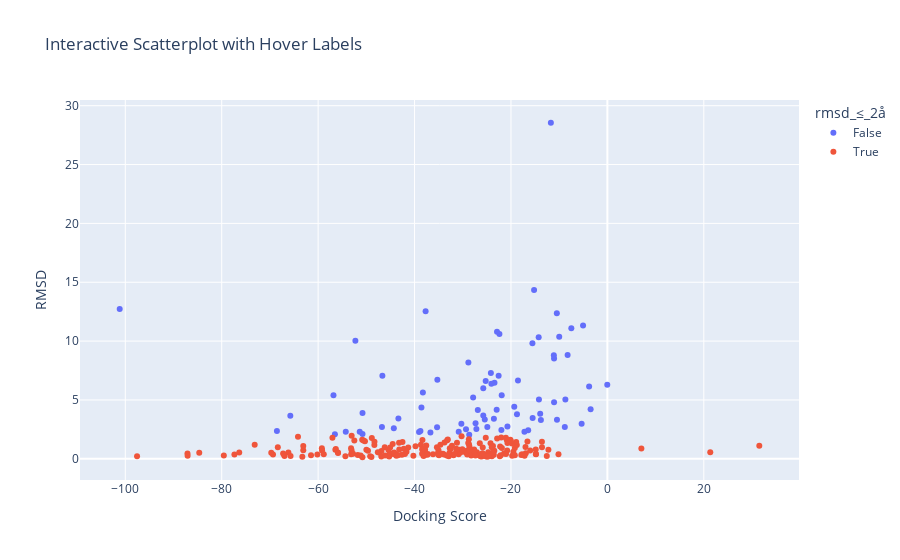

This figure's notebook cell:
### Code cell
# Create the scatterplot
fig = px.scatter(
    data_frame=df_pb,
    x="docking_score",
    y="rmsd",
    color="rmsd_≤_2å",  # Color points by this column
    hover_name="protein",  # Show protein names on hover
    title="Interactive Scatterplot with Hover Labels",
    labels={"docking_score": "Docking Score", "rmsd": "RMSD"}  # Axis labels
)

# Show the interactive plot
fig.show()

### Figure 1 — Plotly figure (JSON) as saved in the notebook; plotly's stock layout.template omitted (floating-point values rounded to 4 significant figures; data arrays with more than 128 entries replaced by an {"elided": "..."} marker saying what was removed)
{"data": [{"hovertemplate": "<b>%{hovertext}</b><br><br>rmsd_≤_2å=False<br>Docking Score=%{x}<br>RMSD=%{y}<extra></extra>", "hovertext": ["7ZDY_6MJ", "8AUH_L9I", "7XRL_FWK", "7WL4_JFU", "7SZA_DUI", "7OSO_0V1", "6ZPB_3D1", "7U0U_FK5", "7Q2B_M6H", "7NFB_GEN", "8AP0_PRP", "7WPW_F15", "7CUO_PHB", "6TW5_9M2", "7C8Q_DSG", "7TB0_UD1", "7XFA_D9J", "7TS6_KMI", "7NU0_DCL", "7VB8_STL", "7L5F_XNG", "8C5M_MTA", "7Z1Q_NIO", "7FB7_8NF", "7LJN_GTP", "7JG0_GAR", "7W05_GMP", "6VTA_AKN", "7R3D_APR", "7TOM_5AD", "7TH4_FFO", "7WUX_6OI", "7Z2O_IAJ", "8AIE_M7L", "8HO0_3ZI", "7QE4_NGA", "7XBV_APC", "7PK0_BYC", "8A2D_KXY", "8HFN_XGC", "7JY3_VUD", "7BJJ_TVW", "7PRI_7TI", "7L7C_XQ1", "7CD9_FVR", "7RNI_60I", "7D5C_GV6", "7UYB_OK0", "7Q25_8J9", "7PL1_SFG", "7C3U_AZG", "7SDD_4IP", "7R6J_2I7", "6YR2_T1C", "8DSC_NCA", "8B8H_OJQ", "7NP6_UK8", "7UQ3_O2U", "6YYO_Q1K", "7XPO_UPG", "7QTA_URI", "8D19_GSH", "7A9E_R4W", "6TW7_NZB", "7ZOC_T8E", "6YJA_2BA", "7O0N_CDP", "8BOM_QU6", "7N7B_T3F", "7LCU_XTA", "7PT3_3KK", "7MY1_IPE", "6ZAE_ACV", "7AFX_R9K", "7D6O_MTE"], "legendgroup": "False", "marker": {"color": "#636efa", "symbol": "circle"}, "mode": "markers", "name": "False", "orientation": "v", "showlegend": true, "type": "scatter", "x": [-5.043, -10.46, -28.66, -23.42, -39.07, -16.43, -18.55, -11.06, -15.55, -46.67, -50.79, -26.88, -25.43, -25.74, -50.79, -52.27, -30.84, -15.2, -8.25, -24.17, -35.32, -25.74, -24.06, -13.79, -3.477, -17.2, -44.3, -3.79, -7.478, -11.72, -38.78, -36.71, -30.29, -51.37, -20.73, -8.713, -9.989, -35.27, -54.27, -22.39, -25.24, -24.9, -14.2, -27.17, -37.71, -14.25, -43.35, -11.06, -28.83, -46.76, -23.54, -56.82, -22.97, -10.48, -13.94, -22.56, -68.55, -38.57, -21.92, -21.98, -15.5, -19.31, -8.828, -27.85, -18.75, -56.52, -101.2, -65.77, -29.32, -27.35, -0.02084, -22.89, -11.11, -38.27, -5.341], "xaxis": "x", "y": [11.32, 3.319, 2.035, 6.465, 2.274, 2.416, 6.644, 4.814, 9.822, 7.055, 3.897, 4.153, 3.337, 3.681, 2.1, 10.02, 2.292, 14.34, 8.828, 7.295, 2.675, 5.991, 6.387, 3.3, 4.214, 2.299, 2.597, 6.147, 11.09, 28.55, 2.362, 2.235, 2.988, 2.296, 2.751, 5.041, 10.36, 6.718, 2.298, 10.6, 6.602, 2.71, 5.041, 2.523, 12.54, 10.32, 3.43, 8.517, 8.179, 2.705, 3.407, 5.39, 4.176, 12.38, 3.825, 7.064, 2.352, 4.359, 5.397, 2.456, 3.476, 4.424, 2.694, 5.209, 3.788, 2.083, 12.72, 3.656, 2.517, 3.023, 6.284, 10.79, 8.805, 5.642, 2.976], "yaxis": "y"}, {"hovertemplate": "<b>%{hovertext}</b><br><br>rmsd_≤_2å=True<br>Docking Score=%{x}<br>RMSD=%{y}<extra></extra>", "hovertext": {"elided": "204 str values"}, "legendgroup": "True", "marker": {"color": "#EF553B", "symbol": "circle"}, "mode": "markers", "name": "True", "orientation": "v", "showlegend": true, "type": "scatter", "x": {"elided": "204 float values"}, "xaxis": "x", "y": {"elided": "204 float values"}, "yaxis": "y"}], "layout": {"legend": {"title": {"text": "rmsd_≤_2å"}, "tracegroupgap": 0}, "title": {"text": "Interactive Scatterplot with Hover Labels"}, "xaxis": {"anchor": "y", "domain": [0, 1], "title": {"text": "Docking Score"}}, "yaxis": {"anchor": "x", "domain": [0, 1], "title": {"text": "RMSD"}}}}
